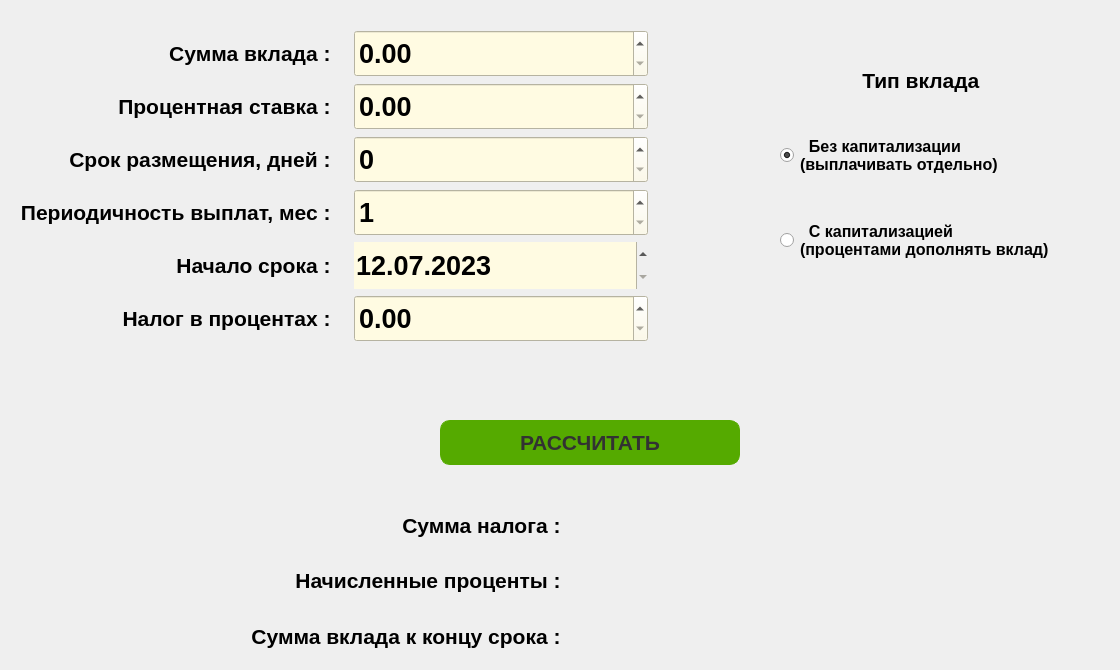
    <widget class="QWidget" name="deposit">
     <attribute name="title">
      <string>DepositCalc</string>
     </attribute>
     <widget class="QWidget" name="gridLayoutWidget_6">
      <property name="geometry">
       <rect>
        <x>150</x>
        <y>500</y>
        <width>861</width>
        <height>161</height>
       </rect>
      </property>
      <layout class="QGridLayout" name="gridLayout_6">
       <item row="2" column="0">
        <widget class="QLabel" name="label_17">
         <property name="font">
          <font>
           <pointsize>16</pointsize>
           <weight>75</weight>
           <bold>true</bold>
          </font>
         </property>
         <property name="text">
          <string>Начисленные проценты :   </string>
         </property>
         <property name="alignment">
          <set>Qt::AlignRight|Qt::AlignTrailing|Qt::AlignVCenter</set>
         </property>
        </widget>
       </item>
       <item row="1" column="0">
        <widget class="QLabel" name="label_19">
         <property name="font">
          <font>
           <pointsize>16</pointsize>
           <weight>75</weight>
           <bold>true</bold>
          </font>
         </property>
         <property name="text">
          <string>Сумма налога :   </string>
         </property>
         <property name="alignment">
          <set>Qt::AlignRight|Qt::AlignTrailing|Qt::AlignVCenter</set>
         </property>
        </widget>
       </item>
       <item row="3" column="0">
        <widget class="QLabel" name="label_20">
         <property name="font">
          <font>
           <pointsize>16</pointsize>
           <weight>75</weight>
           <bold>true</bold>
          </font>
         </property>
         <property name="text">
          <string>Сумма вклада к концу срока :   </string>
         </property>
         <property name="alignment">
          <set>Qt::AlignRight|Qt::AlignTrailing|Qt::AlignVCenter</set>
         </property>
        </widget>
       </item>
       <item row="1" column="1">
        <widget class="QLabel" name="tax">
         <property name="font">
          <font>
           <pointsize>16</pointsize>
           <weight>75</weight>
           <bold>true</bold>
          </font>
         </property>
         <property name="text">
          <string/>
         </property>
        </widget>
       </item>
       <item row="2" column="1">
        <widget class="QLabel" name="payment">
         <property name="font">
          <font>
           <pointsize>16</pointsize>
           <weight>75</weight>
           <bold>true</bold>
          </font>
         </property>
         <property name="text">
          <string/>
         </property>
        </widget>
       </item>
       <item row="3" column="1">
        <widget class="QLabel" name="invoiceSum">
         <property name="font">
          <font>
           <pointsize>16</pointsize>
           <weight>75</weight>
           <bold>true</bold>
          </font>
         </property>
         <property name="text">
          <string/>
         </property>
        </widget>
       </item>
      </layout>
     </widget>
     <widget class="QWidget" name="gridLayoutWidget_5">
      <property name="geometry">
       <rect>
        <x>20</x>
        <y>30</y>
        <width>628</width>
        <height>312</height>
       </rect>
      </property>
      <layout class="QGridLayout" name="gridLayout_5">
       <item row="4" column="1">
        <widget class="QSpinBox" name="period_dep">
         <property name="sizePolicy">
          <sizepolicy hsizetype="Minimum" vsizetype="Preferred">
           <horstretch>0</horstretch>
           <verstretch>0</verstretch>
          </sizepolicy>
         </property>
         <property name="font">
          <font>
           <pointsize>20</pointsize>
           <weight>75</weight>
           <bold>true</bold>
          </font>
         </property>
         <property name="styleSheet">
          <string notr="true">QSpinBox {
	background-color: rgb(255, 251, 226)
}</string>
         </property>
         <property name="suffix">
          <string/>
         </property>
         <property name="prefix">
          <string/>
         </property>
         <property name="minimum">
          <number>0</number>
         </property>
         <property name="maximum">
          <number>365</number>
         </property>
         <property name="singleStep">
          <number>1</number>
         </property>
         <property name="value">
          <number>0</number>
         </property>
         <property name="displayIntegerBase">
          <number>10</number>
         </property>
        </widget>
       </item>
       <item row="2" column="1">
        <widget class="QDoubleSpinBox" name="depositAmount">
         <property name="sizePolicy">
          <sizepolicy hsizetype="Minimum" vsizetype="Preferred">
           <horstretch>0</horstretch>
           <verstretch>0</verstretch>
          </sizepolicy>
         </property>
         <property name="font">
          <font>
           <pointsize>20</pointsize>
           <weight>75</weight>
           <bold>true</bold>
          </font>
         </property>
         <property name="styleSheet">
          <string notr="true">QDoubleSpinBox {
	background-color: rgb(255, 251, 226)
}</string>
         </property>
         <property name="maximum">
          <double>10000000.000000000000000</double>
         </property>
         <property name="singleStep">
          <double>1000.000000000000000</double>
         </property>
        </widget>
       </item>
       <item row="7" column="0">
        <widget class="QLabel" name="label_22">
         <property name="font">
          <font>
           <pointsize>16</pointsize>
           <weight>75</weight>
           <bold>true</bold>
          </font>
         </property>
         <property name="text">
          <string>Налог в процентах :   </string>
         </property>
         <property name="alignment">
          <set>Qt::AlignRight|Qt::AlignTrailing|Qt::AlignVCenter</set>
         </property>
        </widget>
       </item>
       <item row="7" column="1">
        <widget class="QDoubleSpinBox" name="tax_dep">
         <property name="sizePolicy">
          <sizepolicy hsizetype="Minimum" vsizetype="Preferred">
           <horstretch>0</horstretch>
           <verstretch>0</verstretch>
          </sizepolicy>
         </property>
         <property name="font">
          <font>
           <pointsize>20</pointsize>
           <weight>75</weight>
           <bold>true</bold>
          </font>
         </property>
         <property name="styleSheet">
          <string notr="true">QDoubleSpinBox {
	background-color: rgb(255, 251, 226)
}</string>
         </property>
         <property name="maximum">
          <double>100.000000000000000</double>
         </property>
         <property name="singleStep">
          <double>1.000000000000000</double>
         </property>
        </widget>
       </item>
       <item row="6" column="1">
        <widget class="QDateEdit" name="begin_period">
         <property name="sizePolicy">
          <sizepolicy hsizetype="Preferred" vsizetype="Preferred">
           <horstretch>0</horstretch>
           <verstretch>0</verstretch>
          </sizepolicy>
         </property>
         <property name="font">
          <font>
           <pointsize>20</pointsize>
           <weight>75</weight>
           <bold>true</bold>
          </font>
         </property>
         <property name="styleSheet">
          <string notr="true">QDateEdit {
	background-color: rgb(255, 251, 226)
}</string>
         </property>
         <property name="wrapping">
          <bool>false</bool>
         </property>
         <property name="frame">
          <bool>false</bool>
         </property>
         <property name="dateTime">
          <datetime>
           <hour>0</hour>
           <minute>0</minute>
           <second>0</second>
           <year>2023</year>
           <month>7</month>
           <day>12</day>
          </datetime>
         </property>
         <property name="minimumDateTime">
          <datetime>
           <hour>0</hour>
           <minute>0</minute>
           <second>0</second>
           <year>2023</year>
           <month>7</month>
           <day>12</day>
          </datetime>
         </property>
         <property name="minimumDate">
          <date>
           <year>2023</year>
           <month>7</month>
           <day>12</day>
          </date>
         </property>
         <property name="currentSection">
          <enum>QDateTimeEdit::DaySection</enum>
         </property>
         <property name="displayFormat">
          <string>dd.MM.yyyy</string>
         </property>
        </widget>
       </item>
       <item row="3" column="1">
        <widget class="QDoubleSpinBox" name="percent_dep">
         <property name="sizePolicy">
          <sizepolicy hsizetype="Minimum" vsizetype="Preferred">
           <horstretch>0</horstretch>
           <verstretch>0</verstretch>
          </sizepolicy>
         </property>
         <property name="font">
          <font>
           <pointsize>20</pointsize>
           <weight>75</weight>
           <bold>true</bold>
          </font>
         </property>
         <property name="styleSheet">
          <string notr="true">QDoubleSpinBox {
	background-color: rgb(255, 251, 226)
}</string>
         </property>
         <property name="wrapping">
          <bool>false</bool>
         </property>
         <property name="buttonSymbols">
          <enum>QAbstractSpinBox::UpDownArrows</enum>
         </property>
         <property name="minimum">
          <double>0.000000000000000</double>
         </property>
         <property name="maximum">
          <double>24.000000000000000</double>
         </property>
        </widget>
       </item>
       <item row="6" column="0">
        <widget class="QLabel" name="label_16">
         <property name="font">
          <font>
           <pointsize>16</pointsize>
           <weight>75</weight>
           <bold>true</bold>
          </font>
         </property>
         <property name="text">
          <string>Начало срока :   </string>
         </property>
         <property name="alignment">
          <set>Qt::AlignRight|Qt::AlignTrailing|Qt::AlignVCenter</set>
         </property>
        </widget>
       </item>
       <item row="5" column="1">
        <widget class="QSpinBox" name="frequency">
         <property name="sizePolicy">
          <sizepolicy hsizetype="Minimum" vsizetype="Preferred">
           <horstretch>0</horstretch>
           <verstretch>0</verstretch>
          </sizepolicy>
         </property>
         <property name="font">
          <font>
           <pointsize>20</pointsize>
           <weight>75</weight>
           <bold>true</bold>
          </font>
         </property>
         <property name="styleSheet">
          <string notr="true">QSpinBox {
	background-color: rgb(255, 251, 226)
}</string>
         </property>
         <property name="suffix">
          <string/>
         </property>
         <property name="prefix">
          <string/>
         </property>
         <property name="minimum">
          <number>1</number>
         </property>
         <property name="maximum">
          <number>12</number>
         </property>
         <property name="singleStep">
          <number>1</number>
         </property>
         <property name="value">
          <number>1</number>
         </property>
         <property name="displayIntegerBase">
          <number>10</number>
         </property>
        </widget>
       </item>
       <item row="2" column="0">
        <widget class="QLabel" name="label_21">
         <property name="font">
          <font>
           <pointsize>16</pointsize>
           <weight>75</weight>
           <bold>true</bold>
          </font>
         </property>
         <property name="text">
          <string>Сумма вклада :   </string>
         </property>
         <property name="alignment">
          <set>Qt::AlignRight|Qt::AlignTrailing|Qt::AlignVCenter</set>
         </property>
        </widget>
       </item>
       <item row="3" column="0">
        <widget class="QLabel" name="label_15">
         <property name="font">
          <font>
           <pointsize>16</pointsize>
           <weight>75</weight>
           <bold>true</bold>
          </font>
         </property>
         <property name="text">
          <string>Процентная ставка :   </string>
         </property>
         <property name="alignment">
          <set>Qt::AlignRight|Qt::AlignTrailing|Qt::AlignVCenter</set>
         </property>
        </widget>
       </item>
       <item row="4" column="0">
        <widget class="QLabel" name="label_14">
         <property name="font">
          <font>
           <pointsize>16</pointsize>
           <weight>75</weight>
           <bold>true</bold>
          </font>
         </property>
         <property name="text">
          <string>Срок размещения, дней :   </string>
         </property>
         <property name="alignment">
          <set>Qt::AlignRight|Qt::AlignTrailing|Qt::AlignVCenter</set>
         </property>
        </widget>
       </item>
       <item row="5" column="0">
        <widget class="QLabel" name="label_23">
         <property name="font">
          <font>
           <pointsize>16</pointsize>
           <weight>75</weight>
           <bold>true</bold>
          </font>
         </property>
         <property name="text">
          <string>Периодичность выплат, мес :   </string>
         </property>
         <property name="alignment">
          <set>Qt::AlignRight|Qt::AlignTrailing|Qt::AlignVCenter</set>
         </property>
        </widget>
       </item>
      </layout>
     </widget>
     <widget class="QRadioButton" name="capitalization">
      <property name="geometry">
       <rect>
        <x>780</x>
        <y>200</y>
        <width>331</width>
        <height>81</height>
       </rect>
      </property>
      <property name="sizePolicy">
       <sizepolicy hsizetype="Preferred" vsizetype="Fixed">
        <horstretch>0</horstretch>
        <verstretch>1</verstretch>
       </sizepolicy>
      </property>
      <property name="font">
       <font>
        <pointsize>12</pointsize>
        <weight>75</weight>
        <bold>true</bold>
       </font>
      </property>
      <property name="toolTip">
       <string>&lt;html&gt;&lt;head/&gt;&lt;body&gt;&lt;p align=&quot;center&quot;&gt;&lt;br/&gt;&lt;/p&gt;&lt;/body&gt;&lt;/html&gt;</string>
      </property>
      <property name="layoutDirection">
       <enum>Qt::LeftToRight</enum>
      </property>
      <property name="text">
       <string>  С капитализацией
(процентами дополнять вклад)</string>
      </property>
      <property name="iconSize">
       <size>
        <width>20</width>
        <height>20</height>
       </size>
      </property>
     </widget>
     <widget class="QLabel" name="label_18">
      <property name="geometry">
       <rect>
        <x>810</x>
        <y>60</y>
        <width>181</width>
        <height>41</height>
       </rect>
      </property>
      <property name="font">
       <font>
        <pointsize>16</pointsize>
        <weight>75</weight>
        <bold>true</bold>
       </font>
      </property>
      <property name="text">
       <string>Тип вклада  </string>
      </property>
      <property name="alignment">
       <set>Qt::AlignRight|Qt::AlignTrailing|Qt::AlignVCenter</set>
      </property>
     </widget>
     <widget class="QRadioButton" name="capitalization_no">
      <property name="geometry">
       <rect>
        <x>780</x>
        <y>110</y>
        <width>271</width>
        <height>91</height>
       </rect>
      </property>
      <property name="sizePolicy">
       <sizepolicy hsizetype="Preferred" vsizetype="Preferred">
        <horstretch>0</horstretch>
        <verstretch>1</verstretch>
       </sizepolicy>
      </property>
      <property name="font">
       <font>
        <pointsize>12</pointsize>
        <weight>75</weight>
        <bold>true</bold>
       </font>
      </property>
      <property name="layoutDirection">
       <enum>Qt::LeftToRight</enum>
      </property>
      <property name="text">
       <string>  Без капитализации
(выплачивать отдельно)</string>
      </property>
      <property name="iconSize">
       <size>
        <width>20</width>
        <height>20</height>
       </size>
      </property>
      <property name="checked">
       <bool>true</bool>
      </property>
     </widget>
     <widget class="QPushButton" name="deposit_res">
      <property name="geometry">
       <rect>
        <x>440</x>
        <y>420</y>
        <width>300</width>
        <height>45</height>
       </rect>
      </property>
      <property name="sizePolicy">
       <sizepolicy hsizetype="Minimum" vsizetype="Preferred">
        <horstretch>0</horstretch>
        <verstretch>0</verstretch>
       </sizepolicy>
      </property>
      <property name="palette">
       <palette>
        <active>
         <colorrole role="WindowText">
          <brush brushstyle="SolidPattern">
           <color alpha="255">
            <red>50</red>
            <green>50</green>
            <blue>50</blue>
           </color>
          </brush>
         </colorrole>
         <colorrole role="Button">
          <brush brushstyle="SolidPattern">
           <color alpha="255">
            <red>85</red>
            <green>170</green>
            <blue>0</blue>
           </color>
          </brush>
         </colorrole>
         <colorrole role="Text">
          <brush brushstyle="SolidPattern">
           <color alpha="255">
            <red>50</red>
            <green>50</green>
            <blue>50</blue>
           </color>
          </brush>
         </colorrole>
         <colorrole role="ButtonText">
          <brush brushstyle="SolidPattern">
           <color alpha="255">
            <red>50</red>
            <green>50</green>
            <blue>50</blue>
           </color>
          </brush>
         </colorrole>
         <colorrole role="Base">
          <brush brushstyle="SolidPattern">
           <color alpha="255">
            <red>85</red>
            <green>170</green>
            <blue>0</blue>
           </color>
          </brush>
         </colorrole>
         <colorrole role="Window">
          <brush brushstyle="SolidPattern">
           <color alpha="255">
            <red>85</red>
            <green>170</green>
            <blue>0</blue>
           </color>
          </brush>
         </colorrole>
         <colorrole role="PlaceholderText">
          <brush brushstyle="SolidPattern">
           <color alpha="255">
            <red>50</red>
            <green>50</green>
            <blue>50</blue>
           </color>
          </brush>
         </colorrole>
        </active>
        <inactive>
         <colorrole role="WindowText">
          <brush brushstyle="SolidPattern">
           <color alpha="255">
            <red>50</red>
            <green>50</green>
            <blue>50</blue>
           </color>
          </brush>
         </colorrole>
         <colorrole role="Button">
          <brush brushstyle="SolidPattern">
           <color alpha="255">
            <red>85</red>
            <green>170</green>
            <blue>0</blue>
           </color>
          </brush>
         </colorrole>
         <colorrole role="Text">
          <brush brushstyle="SolidPattern">
           <color alpha="255">
            <red>50</red>
            <green>50</green>
            <blue>50</blue>
           </color>
          </brush>
         </colorrole>
         <colorrole role="ButtonText">
          <brush brushstyle="SolidPattern">
           <color alpha="255">
            <red>50</red>
            <green>50</green>
            <blue>50</blue>
           </color>
          </brush>
         </colorrole>
         <colorrole role="Base">
          <brush brushstyle="SolidPattern">
           <color alpha="255">
            <red>85</red>
            <green>170</green>
            <blue>0</blue>
           </color>
          </brush>
         </colorrole>
         <colorrole role="Window">
          <brush brushstyle="SolidPattern">
           <color alpha="255">
            <red>85</red>
            <green>170</green>
            <blue>0</blue>
           </color>
          </brush>
         </colorrole>
         <colorrole role="PlaceholderText">
          <brush brushstyle="SolidPattern">
           <color alpha="255">
            <red>50</red>
            <green>50</green>
            <blue>50</blue>
           </color>
          </brush>
         </colorrole>
        </inactive>
        <disabled>
         <colorrole role="WindowText">
          <brush brushstyle="SolidPattern">
           <color alpha="255">
            <red>50</red>
            <green>50</green>
            <blue>50</blue>
           </color>
          </brush>
         </colorrole>
         <colorrole role="Button">
          <brush brushstyle="SolidPattern">
           <color alpha="255">
            <red>85</red>
            <green>170</green>
            <blue>0</blue>
           </color>
          </brush>
         </colorrole>
         <colorrole role="Text">
          <brush brushstyle="SolidPattern">
           <color alpha="255">
            <red>50</red>
            <green>50</green>
            <blue>50</blue>
           </color>
          </brush>
         </colorrole>
         <colorrole role="ButtonText">
          <brush brushstyle="SolidPattern">
           <color alpha="255">
            <red>50</red>
            <green>50</green>
            <blue>50</blue>
           </color>
          </brush>
         </colorrole>
         <colorrole role="Base">
          <brush brushstyle="SolidPattern">
           <color alpha="255">
            <red>85</red>
            <green>170</green>
            <blue>0</blue>
           </color>
          </brush>
         </colorrole>
         <colorrole role="Window">
          <brush brushstyle="SolidPattern">
           <color alpha="255">
            <red>85</red>
            <green>170</green>
            <blue>0</blue>
           </color>
          </brush>
         </colorrole>
         <colorrole role="PlaceholderText">
          <brush brushstyle="SolidPattern">
           <color alpha="255">
            <red>50</red>
            <green>50</green>
            <blue>50</blue>
           </color>
          </brush>
         </colorrole>
        </disabled>
       </palette>
      </property>
      <property name="font">
       <font>
        <pointsize>16</pointsize>
        <weight>75</weight>
        <bold>true</bold>
       </font>
      </property>
      <property name="styleSheet">
       <string notr="true">QPushButton {
	background-color: rgb(85, 170, 0);
	border: 1px solid rgb(85, 170, 0);
	border-radius: 10px;
}
QPushButton:pressed {
	background-color: rgb(115, 200, 0);
}</string>
      </property>
      <property name="text">
       <string>РАССЧИТАТЬ</string>
      </property>
     </widget>
    </widget>
